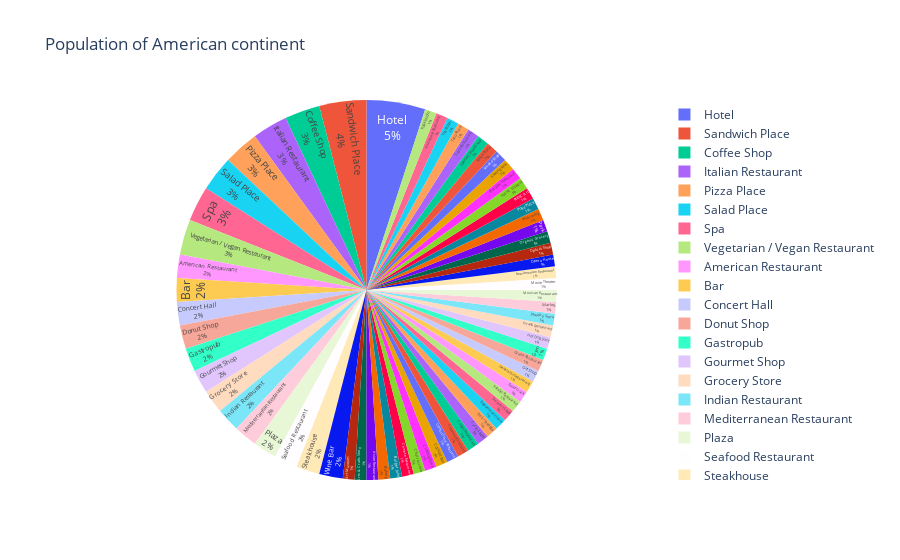

Write notebook code for a chart like this one.
### Code cell
import plotly.express as px

fig = px.pie(t, values='Market East', names='index',
             title='Population of American continent')
fig.update_traces(textposition='inside', textinfo='percent+label')
fig.show()

### Figure 1 — Plotly figure (JSON) as saved in the notebook; plotly's stock layout.template omitted (floating-point values rounded to 4 significant figures; data arrays with more than 128 entries replaced by an {"elided": "..."} marker saying what was removed)
{"data": [{"domain": {"x": [0, 1], "y": [0, 1]}, "hovertemplate": "index=%{label}<br>Market East=%{value}<extra></extra>", "labels": {"elided": "183 str values"}, "legendgroup": "", "name": "", "showlegend": true, "textinfo": "percent+label", "textposition": "inside", "type": "pie", "values": {"elided": "183 float values"}}], "layout": {"legend": {"tracegroupgap": 0}, "title": {"text": "Population of American continent"}}}
